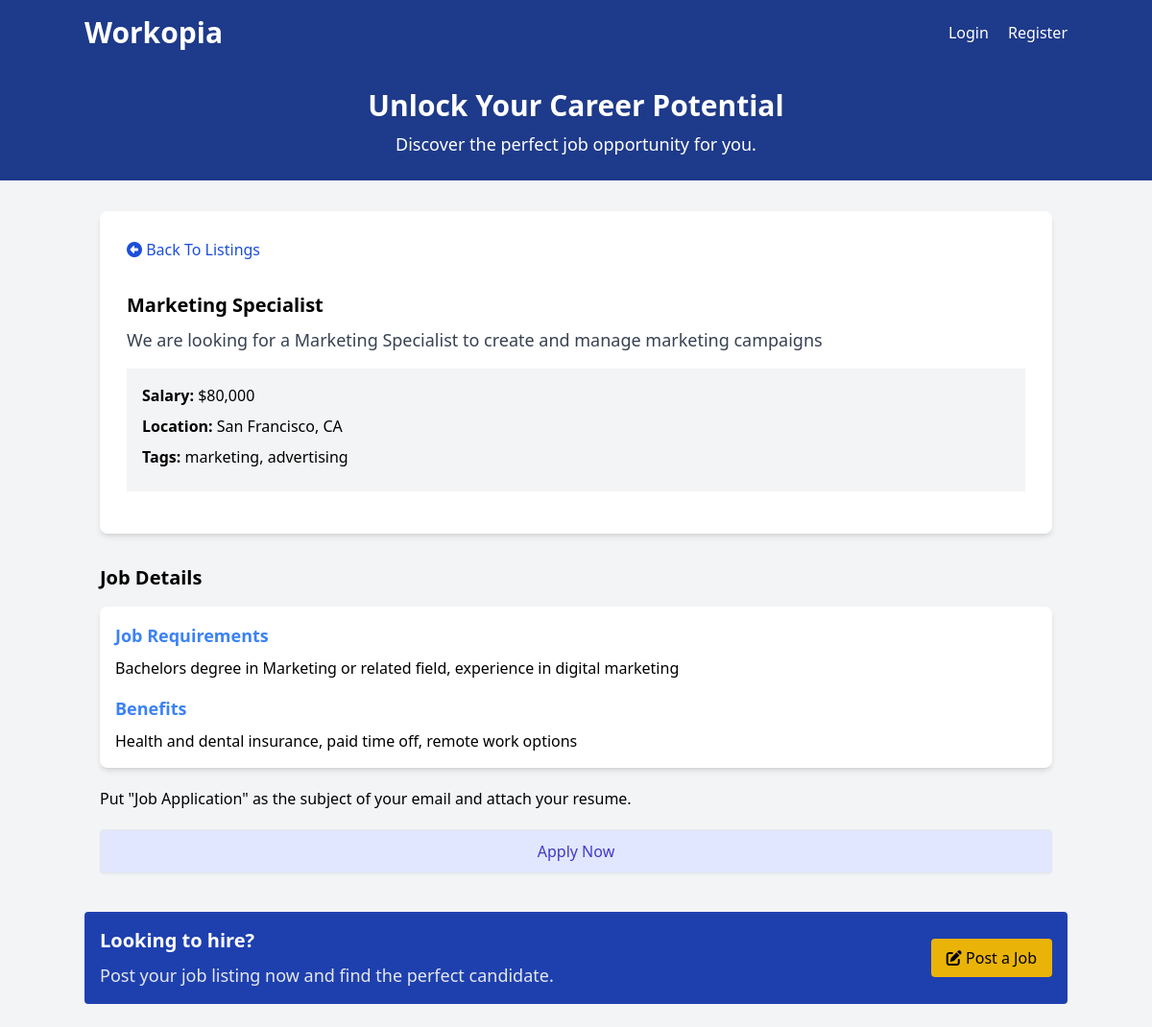
The app's page /listings/2 with its own data.
### tables this page shows
CREATE TABLE IF NOT EXISTS `listings` (
    `id` int NOT NULL AUTO_INCREMENT,
    `user_id` int NOT NULL,
    `title` varchar(255) NOT NULL,
    `description` longtext,
    `salary` varchar(45) DEFAULT NULL,
    `tags` varchar(255) DEFAULT NULL,
    `company` varchar(45) DEFAULT NULL,
    `address` varchar(255) DEFAULT NULL,
    `city` varchar(45) DEFAULT NULL,
    `state` varchar(45) DEFAULT NULL,
    `phone` varchar(45) DEFAULT NULL,
    `email` varchar(45) DEFAULT NULL,
    `requirements` longtext,
    `benefits` longtext,
    `created_at` timestamp NULL DEFAULT CURRENT_TIMESTAMP,
    PRIMARY KEY (`id`),
    KEY `fk_listings_users_idx` (`user_id`),
    CONSTRAINT `fk_listings_users` FOREIGN KEY (`user_id`) REFERENCES `users` (`id`) ON DELETE CASCADE ON UPDATE CASCADE
    );

### Framework/Session.php (called while the page is built, shortened)
<?php
class Session
{
    public static function has($key)
    {
        return isset($_SESSION[$key]);
    }
}

### App/controllers/ListingController.php (called while the page is built, shortened)
<?php
class ListingController
{
    protected $db;
    public function __construct()
    {
        $config = require basePath('config/db.php');
        $this->db = new Database($config);
    }
    public function show($params)
    {
        $id = $params['id'] ?? '';
        $params = [
            'id' => $id
        ];
        $listing = $this->db->query('SELECT * FROM listings WHERE id = :id', $params)->fetch();
        loadView('listings/show', [
            'listing' => $listing
        ]);
    }
}

### public/index.php (called while the page is built, shortened)
<?php
require '../helpers.php';
$router = new Router();
$uri = parse_url($_SERVER['REQUEST_URI'], PHP_URL_PATH);
$router->route($uri);

### Framework/Database.php (called while the page is built, shortened)
<?php
class Database
{
    public $conn;
    public function __construct($config)
    {
        $dsn = "mysql:host={$config['host']};port={$config['port']};dbname={$config['dbname']}";
        $options = [
            PDO::ATTR_ERRMODE => PDO::ERRMODE_EXCEPTION,
            PDO::ATTR_DEFAULT_FETCH_MODE => PDO::FETCH_OBJ
        ];
        try {
            $this->conn = new PDO($dsn, $config['username'], $config['password'], $options);
        } catch (PDOException $e) {
            throw new Exception("Database connection failed: {$e->getMessage()}");
        }
    }
    public function query($query, $params = [])
    {
        try {
            $sth = $this->conn->prepare($query);
            foreach ($params as $param => $value) {
                $sth->bindValue(':' . $param, $value);
            }
            $sth->execute();
            return $sth;
        } catch (PDOException $e) {
            throw new Exception("Query failed to execute: {$e->getMessage()}");
        }
    }
}

### App/views/listings/show.view.php (the view, shortened to what this page needs)
<?= loadPartial('head') ?>
<?= loadPartial('navbar') ?>
<?= loadPartial('top-banner') ?>
    <section class="container mx-auto p-4 mt-4">
        <div class="rounded-lg shadow-md bg-white p-3">
            <div class="flex justify-between items-center">
                <a class="block p-4 text-blue-700" href="/listings">
                    <i class="fa fa-arrow-alt-circle-left"></i>
                    Back To Listings
                </a>
            </div>
            <div class="p-4">
                <h2 class="text-xl font-semibold"><?= $listing->title ?></h2>
                <p class="text-gray-700 text-lg mt-2">
                    <?= $listing->description ?>
                </p>
                <ul class="my-4 bg-gray-100 p-4">
                    <li class="mb-2"><strong>Salary:</strong> <?= formatSalary($listing->salary) ?></li>
                    <li class="mb-2">
                        <strong>Location:</strong> <?= $listing->city ?>, <?= $listing->state ?>
                    </li>
                    <?php if (!empty($listing->tags)) : ?>
                        <li class="mb-2">
                            <strong>Tags:</strong> <?= $listing->tags ?>
                        </li>
                    <?php endif; ?>
                </ul>
            </div>
        </div>
    </section>
    <section class="container mx-auto p-4">
        <h2 class="text-xl font-semibold mb-4">Job Details</h2>
        <div class="rounded-lg shadow-md bg-white p-4">
            <h3 class="text-lg font-semibold mb-2 text-blue-500">
                Job Requirements
            </h3>
            <p>
                <?= $listing->requirements ?>
            </p>
            <h3 class="text-lg font-semibold mt-4 mb-2 text-blue-500">Benefits</h3>
            <p><?= $listing->benefits ?></p>
        </div>
        <p class="my-5">
            Put "Job Application" as the subject of your email and attach your
            resume.
        </p>
        <a href="mailto:<?= $listing->email ?>" class="block w-full text-center px-5 py-2.5 shadow-sm rounded border text-base font-medium cursor-pointer text-indigo-700 bg-indigo-100 hover:bg-indigo-200">
            Apply Now
        </a>
    </section>
<?= loadPartial('bottom-banner') ?>
<?= loadPartial('footer') ?>

### Framework/Router.php (shortened to what this page needs)
<?php
class Router
{
    protected $routes = [];
    public function registerRoute($method, $uri, $action, $middleware = [])
    {
        list($controller, $controllerMethod) = explode('@', $action);
        $this->routes[] = [
            'method' => $method,
            'uri' => $uri,
            'controller' => $controller,
            'controllerMethod' => $controllerMethod,
            'middleware' => $middleware
        ];
    }
    public function route($uri)
    {
        $requestMethod = $_SERVER['REQUEST_METHOD'];
        foreach ($this->routes as $route) {
            $uriSegments = explode('/', trim($uri, '/'));
            $routeSegments = explode('/', trim($route['uri'], '/'));
            if (count($uriSegments) === count($routeSegments) && strtoupper($route['method'] === $requestMethod)) {
                $params = [];
                $match = true;
                for ($i = 0; $i < count($uriSegments); $i++) {
                    if ($routeSegments[$i] !== $uriSegments[$i] && !preg_match('/\{(.+?)\}/', $routeSegments[$i])) {
                        $match = false;
                        break;
                    }
                    if (preg_match('/\{(.+?)\}/', $routeSegments[$i], $matches)) {
                        $params[$matches[1]] = $uriSegments[$i];
                    }
                }
                if ($match) {
                    $controllerMethod = $route['controllerMethod'];
                    $controllerInstance = new $controller();
                    $controllerInstance->$controllerMethod($params);
                    return;
                }
            }
        }
    }
}

### App/views/partials/navbar.php (shortened to what this page needs)
<header class="bg-blue-900 text-white p-4">
    <div class="container mx-auto flex justify-between items-center">
        <h1 class="text-3xl font-semibold">
            <a href="/">Workopia</a>
        </h1>
        <nav class="space-x-4">
            <?php if (Session::has('user')) : ?>
                <div class="flex justify-between items-center gap-4">
                    <div class="text-blue-500">
                        Welcome <?= Session::get('user')['name'] ?>
                    </div>
                    <form method="POST" action="/auth/logout">
                        <button type="submit" class="text-white inline hover:underline">Logout</button>
                    </form>
                    <a href="/listings/create" class="bg-yellow-500 hover:bg-yellow-600 text-black px-4 py-2 rounded hover:shadow-md transition duration-300"><i class="fa fa-edit"></i> Post a Job</a>
                </div>
            <?php else : ?>
                <a href="/auth/login" class="text-white hover:underline">Login</a>
                <a href="/auth/register" class="text-white hover:underline">Register</a>
            <?php endif; ?>
        </nav>
    </div>
</header>

### App/views/partials/top-banner.php
<section class="bg-blue-900 text-white py-6 text-center">
    <div class="container mx-auto">
        <h2 class="text-3xl font-semibold">Unlock Your Career Potential</h2>
        <p class="text-lg mt-2">
            Discover the perfect job opportunity for you.
        </p>
    </div>
</section>

### App/views/partials/bottom-banner.php
<section class="container mx-auto my-6">
    <div class="bg-blue-800 text-white rounded p-4 flex items-center justify-between">
        <div>
            <h2 class="text-xl font-semibold">Looking to hire?</h2>
            <p class="text-gray-200 text-lg mt-2">
                Post your job listing now and find the perfect candidate.
            </p>
        </div>
        <a href="/listings/create" class="bg-yellow-500 hover:bg-yellow-600 text-black px-4 py-2 rounded hover:shadow-md transition duration-300">
            <i class="fa fa-edit"></i> Post a Job
        </a>
    </div>
</section>

### records on screen
listings: title "Marketing Specialist", description "We are looking for a Marketing Specialist to create and manage marketing campaigns", salary "$80,000", city "San Francisco", state "CA", tags "marketing, advertising", requirements "Bachelors degree in Marketing or related field, experience in digital marketing", benefits "Health and dental insurance, paid time off, remote work options"
